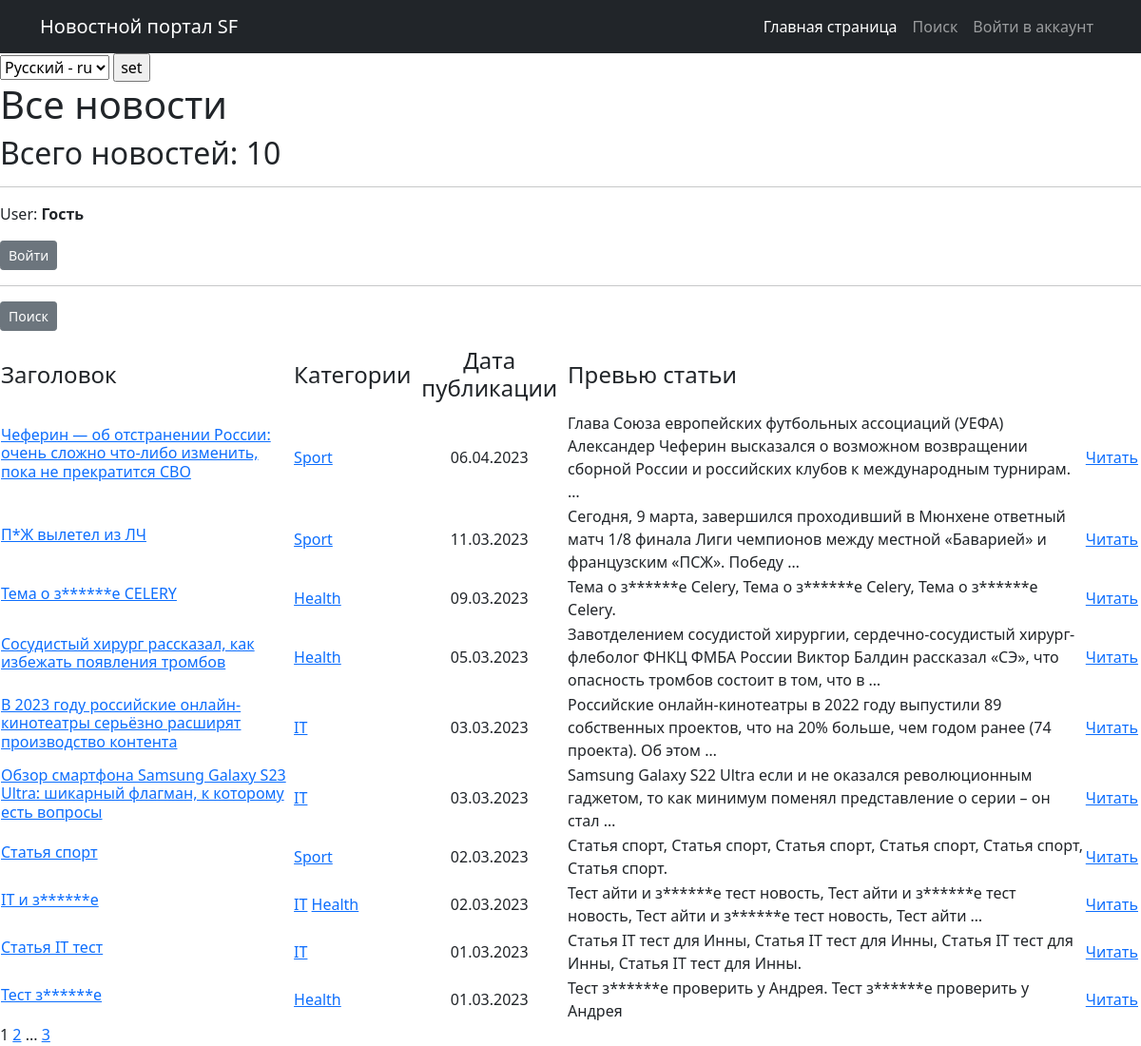
Before: /news/ with the older database file.
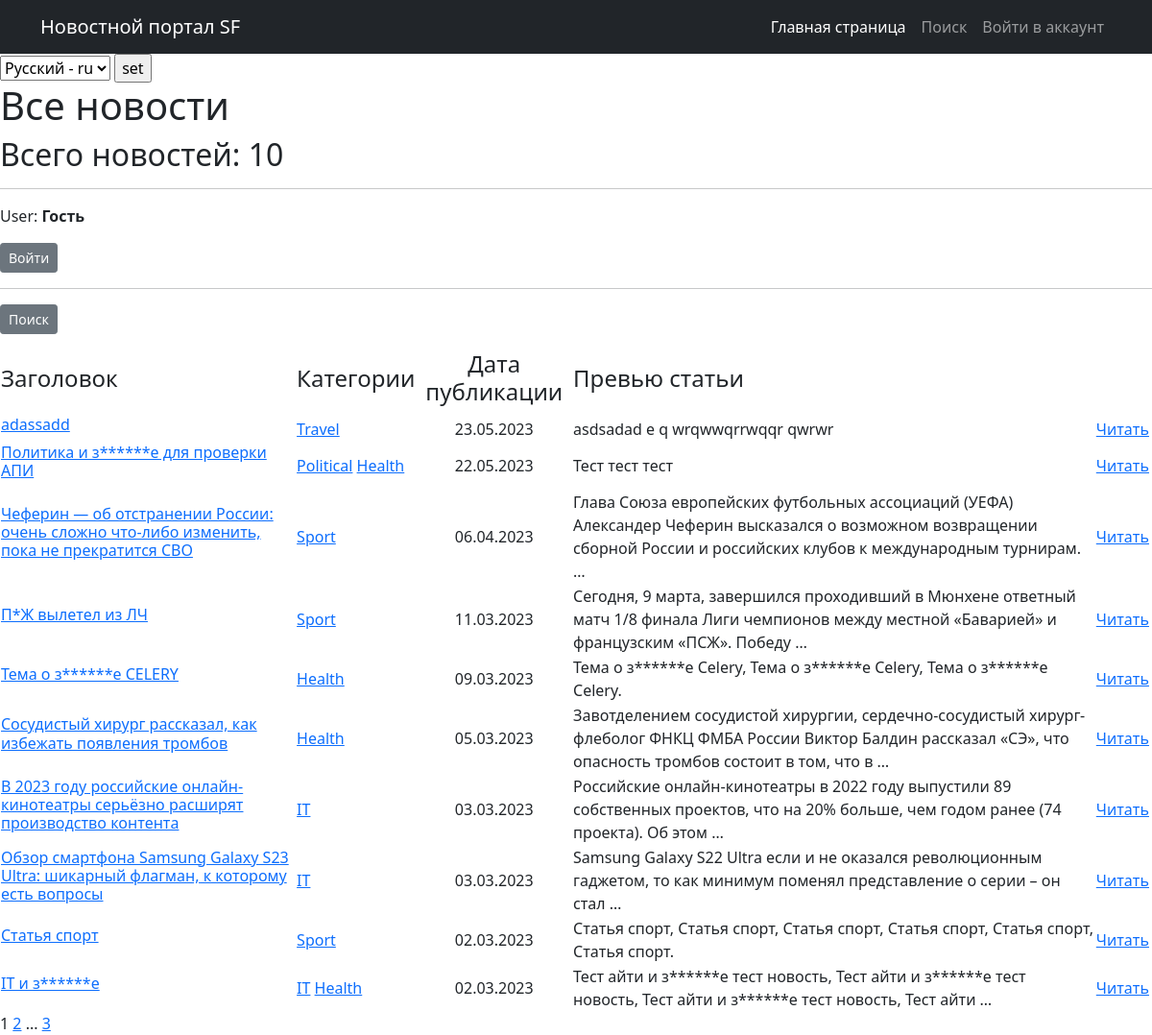
After: the same page with the newer database file.
### news/models.py (models this page shows, shortened)
class Post(models.Model):
    news = 'NEWS'
    article = 'ART'
    TYPE = [
        (news, 'Новость'),
        (article, 'Статья')
    ]
    author = models.ForeignKey(Author, on_delete=models.CASCADE)
    category_type = models.CharField(max_length=4,
                                choices=TYPE,
                                default=news)
    time_add = models.DateTimeField(auto_now_add=True)
    category_post = models.ManyToManyField(Category, through='PostCategory')
    header_post = models.CharField(max_length=128)
    text = models.TextField()
    rating_post = models.SmallIntegerField(default=0)

class Category(models.Model):
    name_category = models.CharField(max_length=64, unique=True)
    subscribers = models.ManyToManyField(User, related_name='categories')
    def __str__(self):
        return f'{self.name_category}'

### news/views.py (the view)
# urls.py: path('', cache_page(5)(PostList.as_view()), name='post_list'),
class PostList(ListView):
    model = Post
    ordering = '-time_add'
    template_name = 'posts.html'
    context_object_name = 'posts'
    paginate_by = 10
    def get_context_data(self, **kwargs):
        context = super().get_context_data(**kwargs)
        context['is_author'] = self.request.user.groups.filter(name='authors').exists()
        return context

### news/templatetags/custom_filters.py (called while the page is built)
@register.filter()
def censor(value):
    bad_words = ['редиска','гад', 'здоровье', 'ПСЖ']
    if not isinstance(value, str):
        raise TypeError(f'Недопустимое значение{type(value)} Нужно ввести строковое значение')
    for word in value.split():
        if word.lower() in bad_words or word.upper() in bad_words:
            value = value.replace(word, f'{word[0]}{"*" * (len(word) - 2)}{word[-1]}')
    return value

### templates/posts.html (shortened to what this page needs)
{% extends 'flatpages/default.html' %}
{% load custom_filters %}
{% load i18n %}
{% block content %}
<form action="{% url 'set_language' %}" method="POST"> {% csrf_token %}
        {% get_current_language as LANGUAGE_CODE %}
        <select name="language" id="">
            {% get_available_languages as LANGUAGES %}
            {% get_language_info_list for LANGUAGES as languages %}
            {% for language in languages %}
                <option value="{{ language.code }}" {% if language.code == LANGUAGE_CODE %} selected {% endif %}>
                    {{ language.name_local }} - {{ language.code }}
                </option>
            {% endfor %}
        </select>
        <input type="submit" value="set">
    </form>
    <h1> {% trans "All news" %} </h1>
    <h2>Всего новостей: {{posts|length}}</h2>
    <hr>
    {% if user.is_authenticated %}
        <p>User: <strong>{{ user.get_username }}</strong></p>
        <p class="text-left"><a href="/accounts/logout" class="btn btn-secondary btn-sm">Выйти</a></p>
    {% else %}
        <p>User: <strong>Гость</strong></p>
        <p class="text-left"><a href="/accounts/login" class="btn btn-secondary btn-sm">Войти</a></p>
    {% endif %}
    <hr>
    <p class="text-left"><a href="{% url 'post_search' %}" class="btn btn-secondary btn-sm">Поиск</a></p>
    {% if posts %}
        <table>
            <tr>
                <td><h4>Заголовок</h4></td>
                <td><h4>Категории</h4></td>
                <td><h4 align="center">Дата публикации</h4></td>
                <td><h4>Превью статьи</h4></td>
            </tr>
            {% for post in posts %}
                <tr>
                    <td><h6><a href="{% url 'post_detail' post.id %}">{{post.header_post|censor}}</a></h6></td>
                    <td>{% for category in post.category_post.all %}
                            <a href="{% url 'category_list' category.id %}"> {{category}}</a>
                        {% endfor %}</td>
                    <td align="center">{{post.time_add|date:'d.m.Y'}}</td>
                    <td>{{post.text|truncatewords:20|censor}}</td>
                    <td><a href="{% url 'post_detail' pk=post.id %}">Читать</a></td>
                    <td>
                    </td>
                </tr>
            {% endfor %}
        </table>
    {% else %}
        <h2>Новостей нет...</h2>
    {% endif %}
    {{page_obj.number}}
    {% if page_obj.has_next %}
        <a href="?page={{page_obj.next_page_number}}" > {{ page_obj.next_page_number }}</a>
        {% if paginator.num_pages != page_obj.next_page_number %}
            ...
            <a href="?page={{ page_obj.paginator.num_pages }}">{{ page_obj.paginator.num_pages }}</a>
        {% endif %}
    {% endif %}
{% endblock content %}

Changed rows visible on the page:
no longer on this page (row unchanged): Post: header_post|censor "Статья IT тест", time_add "01.03.2023", text|censor "Статья IT тест для Инны, Статья IT тест для Инны, Статья IT тест для Инны, Статья IT тест для Инны.", Category (name_category "IT")
no longer on this page (row unchanged): Post: header_post|censor "Тест з******е", time_add "01.03.2023", text|censor "Тест з******е проверить у Андрея. Тест з******е проверить у Андрея", Category (name_category "Health")
added Post: header_post|censor "adassadd", time_add "23.05.2023", text|censor "asdsadad e q wrqwwqrrwqqr qwrwr"
added Category: name_category "Travel", shown under "adassadd"
added Post: header_post|censor "Политика и з******е для проверки АПИ", time_add "22.05.2023", text|censor "Тест тест тест", Category (name_category "Health")
now on this page (row unchanged): Category: name_category "Political", shown under "Политика и з******е для проверки АПИ"
